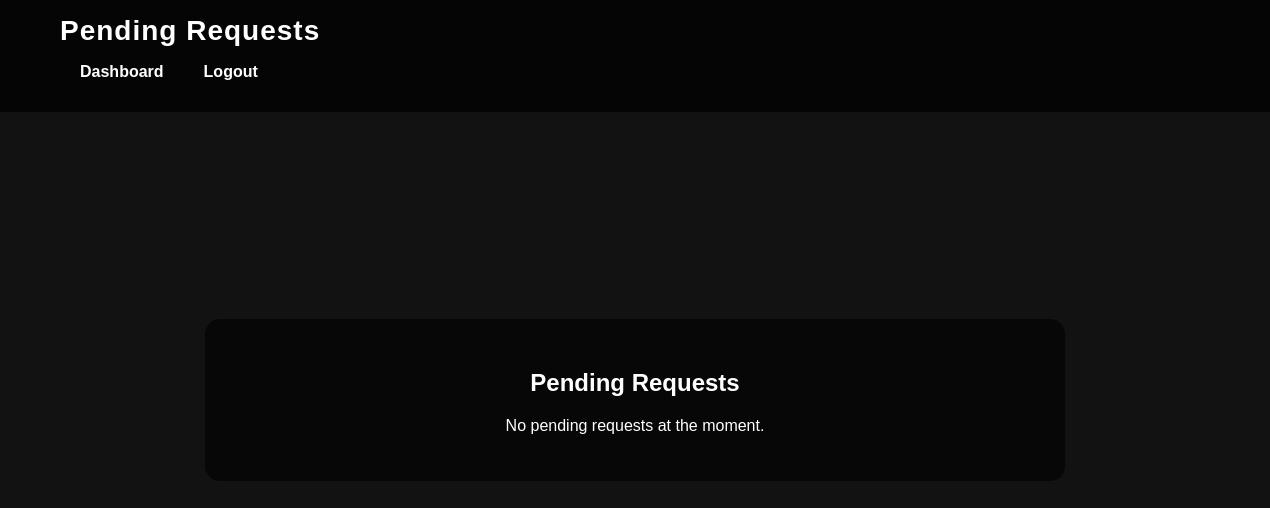
Page /pending_requests/ (signed in) on the earlier database version.
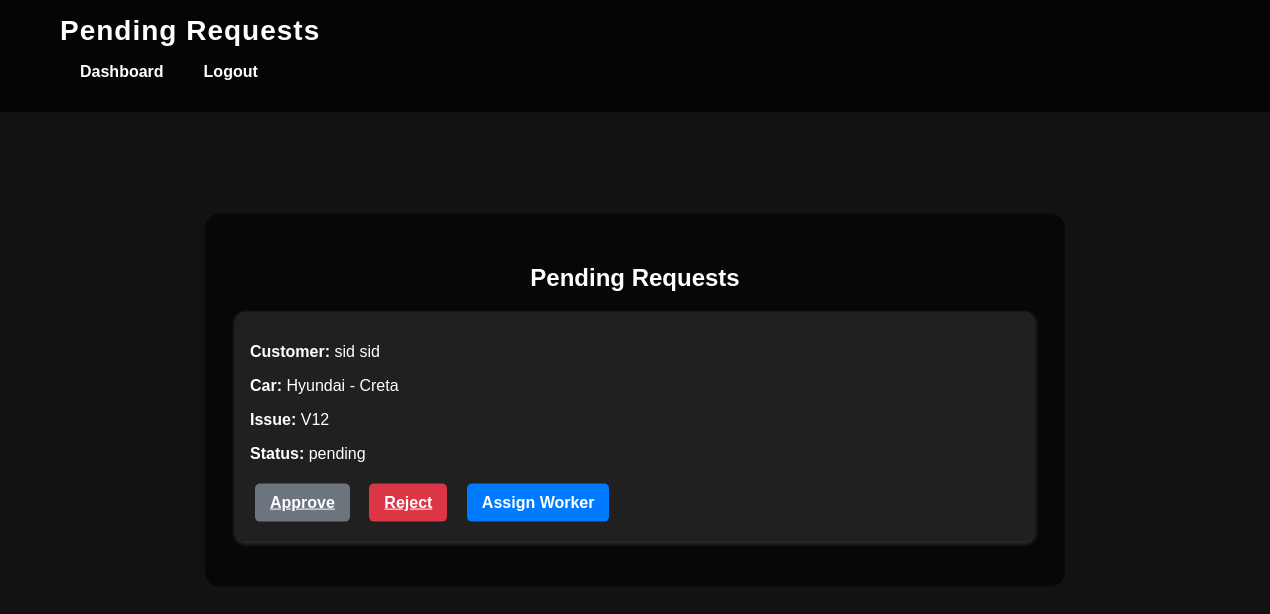
Same page on the later database version.
### myapp/models.py (models this page shows, shortened)
class Request(models.Model):
    STATUS_CHOICES = [
        ('pending', 'Pending'),
        ('approved', 'Approved'),
        ('rejected', 'Rejected'),
    ]
    customer = models.ForeignKey('Customer', on_delete=models.CASCADE)
    garage = models.ForeignKey('Garage', on_delete=models.CASCADE)
    car_manufacturer = models.CharField(max_length=100)
    car_model = models.CharField(max_length=100)
    issue_description = models.TextField()
    status = models.CharField(max_length=20, choices=STATUS_CHOICES, default='pending')
    created_at = models.DateTimeField(auto_now_add=True)
    worker = models.ForeignKey('Worker', on_delete=models.SET_NULL, null=True, blank=True, related_name='requests')  # Add related_name

class Customer(models.Model):
    first_name = models.CharField(max_length=30)
    last_name = models.CharField(max_length=30)
    contact = models.CharField(max_length=15, unique=True)
    email = models.EmailField(unique=True)
    password = models.CharField(max_length=100)  # Store hashed password
    garage = models.ForeignKey(Garage, on_delete=models.CASCADE,default=1)  # Link customer to garage

### myapp/views.py (the view)
# urls.py: path('pending_requests/', views.pending_requests, name='pending_requests'),
def pending_requests(request):
    garage_id = request.session.get('garage_id')
    if not garage_id:
        return redirect('garage_owner_login')
    garage = Garage.objects.get(id=garage_id)
    pending_requests = Request.objects.filter(garage=garage, status='pending')
    return render(request, 'pending_requests.html', {'pending_requests': pending_requests})

### templates/pending_requests.html (shortened to what this page needs)
{% load static %}
<!DOCTYPE html>
<html lang="en">
<head>
    <link rel="stylesheet" href="{% static 'css/garage_dashboard.css' %}">
</head>
<body>
    <header>
        <nav>
            <h1 class="dashboard-title">Pending Requests</h1>
            <ul>
                <li><a href="{% url 'garage_dashboard' %}">Dashboard</a></li>
                <li><a href="{% url 'logout' %}">Logout</a></li>
            </ul>
        </nav>
    </header>
    <section class="dashboard-content">
        <h2>Pending Requests</h2>
        <div class="requests-list">
            {% for req in pending_requests %}
            <div class="request-box">
                <p><strong>Customer:</strong> {{ req.customer.first_name }} {{ req.customer.last_name }}</p>
                <p><strong>Car:</strong> {{ req.car_manufacturer }} - {{ req.car_model }}</p>
                <p><strong>Issue:</strong> {{ req.issue_description }}</p>
                <p><strong>Status:</strong> {{ req.status }}</p>
                <a href="{% url 'update_request_status' req.id 'Approved' %}"
                   class="btn btn-approve disabled"
                   id="approve-btn-{{ req.id }}"
                   data-request-id="{{ req.id }}"
                   disabled>
                   Approve
                </a>
                <a href="{% url 'update_request_status' req.id 'Rejected' %}" class="btn btn-reject">Reject</a>
                <button class="btn btn-assign" onclick="openAssignWorkerPopup('{{ req.id }}')">Assign Worker</button>
            </div>
            {% empty %}
                <p>No pending requests at the moment.</p>
            {% endfor %}
        </div>
    </section>
</body>
</html>

### static/css/garage_dashboard.css (style rules this page uses)
body, html { font-family: 'Poppins', sans-serif; margin: 0; padding: 0; background-color: #121212; color: white; height: 100%; overflow: hidden; }
header { position: absolute; top: 0; left: 0; width: 100%; background: rgba(0, 0, 0, 0.7); padding: 15px 30px; display: flex; align-items: center; justify-content: space-between; z-index: 2; }
.dashboard-title { color: white; font-size: 28px; font-weight: bold; letter-spacing: 1px; margin: 0; padding-left: 30px; }
nav ul { list-style: none; display: flex; gap: 20px; margin-left: auto; }
nav ul li { display: inline; }
nav ul li a { color: white; text-decoration: none; font-weight: 600; transition: color 0.3s, transform 0.2s; padding: 10px; }
.dashboard-content { position: absolute; top: 50%; left: 50%; transform: translate(-50%, -50%); text-align: center; width: 90%; max-width: 800px; background: rgba(0, 0, 0, 0.6); padding: 30px; border-radius: 15px; z-index: 2; }
.btn { display: inline-block; padding: 10px 15px; font-size: 16px; font-weight: bold; text-align: center; border: none; border-radius: 5px; cursor: pointer; transition: background 0.3s ease-in-out, transform 0.2s; margin: 5px; }
.btn-approve { background-color: #28a745; color: white; }
.btn-approve.disabled { background-color: #6c757d !important; cursor: not-allowed; pointer-events: none; }
.btn-reject { background-color: #dc3545; color: white; }
.btn-assign { background-color: #007bff; color: white; }
.request-box { background: rgba(255, 255, 255, 0.1); padding: 15px; margin: 15px 0; border-radius: 10px; box-shadow: 0 2px 5px rgba(255, 255, 255, 0.2); text-align: left; }
.request-box .btn { display: inline-block; margin-right: 10px; }

Differences in the rows shown:
added Request: customer.first_name "sid", customer.last_name "sid", car_manufacturer "Hyundai", car_model "Creta", issue_description "V12", status "pending"
Other differences:
text no longer shown: "No pending requests at the moment."
